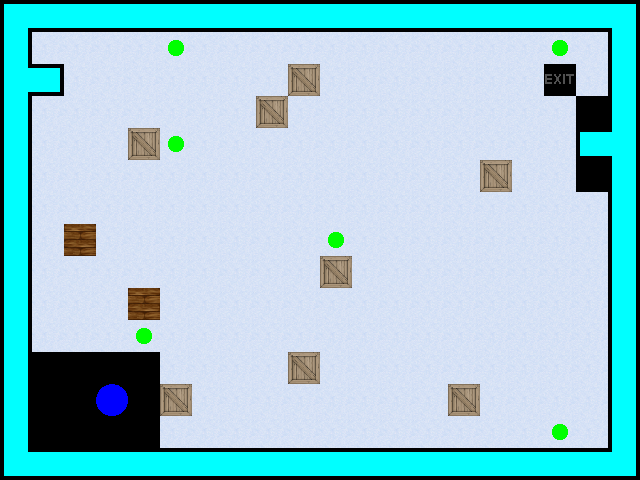

This is a level from a 2D game, rendered from its Tiled map with the project's own tilesets. A one-line summary and the complete map file follow:
An orthogonal 20x15 tile map with 32x32 px tiles, 4 tile layers (Layer 0, Layer 1, Layer 2, Layer 3), 5 tilesets.

<map version="1.0" orientation="orthogonal" renderorder="right-down" width="20" height="15" tilewidth="32" tileheight="32" nextobjectid="1">
 <properties>
  <property name="Description" value="A bit more ice skating..." />
  <property name="Title" value="Level 6" />
 </properties>
 <tileset firstgid="1" name="Walls" tilewidth="32" tileheight="32" tilecount="77">
  <image source="walls.png" width="352" height="224" />
 </tileset>
 <tileset firstgid="78" name="Layer0" tilewidth="32" tileheight="32" tilecount="16">
  <image source="Layer0.png" width="256" height="64" />
 </tileset>
 <tileset firstgid="94" name="Layer1" tilewidth="32" tileheight="32" tilecount="8">
  <image source="Layer1.png" width="256" height="32" />
 </tileset>
 <tileset firstgid="102" name="Layer2" tilewidth="32" tileheight="32" tilecount="8">
  <image source="Layer2.png" width="256" height="32" />
 </tileset>
 <tileset firstgid="110" name="Layer3" tilewidth="32" tileheight="32" tilecount="8">
  <image source="Layer3.png" width="256" height="32" />
 </tileset>
 <layer name="Layer 0" width="20" height="15">
  <data encoding="csv">
5,35,35,35,35,35,35,35,35,35,35,35,35,35,35,35,35,35,35,7,
15,80,80,80,80,80,80,80,80,80,80,80,80,80,80,80,80,80,80,15,
16,36,80,80,80,80,80,80,80,0,80,80,80,80,80,80,80,78,80,15,
15,80,80,80,80,80,80,80,0,80,80,80,80,80,80,80,80,80,81,15,
15,80,80,80,0,80,80,80,80,80,80,80,80,80,80,80,80,80,34,18,
15,80,80,80,80,80,80,80,80,80,80,80,80,80,80,0,80,80,81,15,
15,80,80,80,80,80,80,80,80,80,80,80,80,80,80,80,80,80,80,15,
15,80,80,80,80,80,80,80,80,80,80,80,80,80,80,80,80,80,80,15,
15,80,80,80,80,80,80,80,80,80,0,80,80,80,80,80,80,80,80,15,
15,80,80,80,86,80,80,80,80,80,80,80,80,80,80,80,80,80,80,15,
15,80,80,80,80,80,80,80,80,80,80,80,80,80,80,80,80,80,80,15,
15,81,0,0,0,80,80,80,80,0,80,80,80,80,80,80,80,80,80,15,
15,0,0,0,0,0,80,80,80,80,80,80,80,80,0,80,80,80,80,15,
15,0,0,0,81,80,80,80,80,80,80,80,80,80,80,80,80,80,80,15,
27,35,35,35,35,35,35,35,35,35,35,35,35,35,35,35,35,35,35,29
</data>
 </layer>
 <layer name="Layer 1" width="20" height="15">
  <data encoding="csv">
0,0,0,0,0,0,0,0,0,0,0,0,0,0,0,0,0,0,0,0,
0,0,0,0,0,0,0,0,0,0,0,0,0,0,0,0,0,0,0,0,
0,0,0,0,0,0,0,0,0,96,0,0,0,0,0,0,0,0,0,0,
0,0,0,0,0,0,0,0,96,0,0,0,0,0,0,0,0,0,0,0,
0,0,0,0,96,0,0,0,0,0,0,0,0,0,0,0,0,0,0,0,
0,0,0,0,0,0,0,0,0,0,0,0,0,0,0,96,0,0,0,0,
0,0,0,0,0,0,0,0,0,0,0,0,0,0,0,0,0,0,0,0,
0,0,94,0,0,0,0,0,0,0,0,0,0,0,0,0,0,0,0,0,
0,0,0,0,0,0,0,0,0,0,96,0,0,0,0,0,0,0,0,0,
0,0,0,0,94,0,0,0,0,0,0,0,0,0,0,0,0,0,0,0,
0,0,0,0,0,0,0,0,0,0,0,0,0,0,0,0,0,0,0,0,
0,0,0,0,0,0,0,0,0,96,0,0,0,0,0,0,0,0,0,0,
0,0,0,0,0,96,0,0,0,0,0,0,0,0,96,0,0,0,0,0,
0,0,0,0,0,0,0,0,0,0,0,0,0,0,0,0,0,0,0,0,
0,0,0,0,0,0,0,0,0,0,0,0,0,0,0,0,0,0,0,0
</data>
 </layer>
 <layer name="Layer 2" width="20" height="15">
  <data encoding="csv">
0,0,0,0,0,0,0,0,0,0,0,0,0,0,0,0,0,0,0,0,
0,0,0,0,0,0,0,0,0,0,0,0,0,0,0,0,0,0,0,0,
0,0,0,0,0,0,0,0,0,0,0,0,0,0,0,0,0,0,0,0,
0,0,0,0,0,0,0,0,0,0,0,0,0,0,0,0,0,0,0,0,
0,0,0,0,0,0,0,0,0,0,0,0,0,0,0,0,0,0,0,0,
0,0,0,0,0,0,0,0,0,0,0,0,0,0,0,0,0,0,0,0,
0,0,0,0,0,0,0,0,0,0,0,0,0,0,0,0,0,0,0,0,
0,0,0,0,0,0,0,0,0,0,0,0,0,0,0,0,0,0,0,0,
0,0,0,0,0,0,0,0,0,0,0,0,0,0,0,0,0,0,0,0,
0,0,0,0,0,0,0,0,0,0,0,0,0,0,0,0,0,0,0,0,
0,0,0,0,0,0,0,0,0,0,0,0,0,0,0,0,0,0,0,0,
0,0,0,0,0,0,0,0,0,0,0,0,0,0,0,0,0,0,0,0,
0,0,0,0,0,0,0,0,0,0,0,0,0,0,0,0,0,0,0,0,
0,0,0,0,0,0,0,0,0,0,0,0,0,0,0,0,0,0,0,0,
0,0,0,0,0,0,0,0,0,0,0,0,0,0,0,0,0,0,0,0
</data>
 </layer>
 <layer name="Layer 3" width="20" height="15">
  <data encoding="csv">
0,0,0,0,0,0,0,0,0,0,0,0,0,0,0,0,0,0,0,0,
0,0,0,0,0,111,0,0,0,0,0,0,0,0,0,0,0,111,0,0,
0,0,0,0,0,0,0,0,0,0,0,0,0,0,0,0,0,0,0,0,
0,0,0,0,0,0,0,0,0,0,0,0,0,0,0,0,0,0,0,0,
0,0,0,0,0,111,0,0,0,0,0,0,0,0,0,0,0,0,0,0,
0,0,0,0,0,0,0,0,0,0,0,0,0,0,0,0,0,0,0,0,
0,0,0,0,0,0,0,0,0,0,0,0,0,0,0,0,0,0,0,0,
0,0,0,0,0,0,0,0,0,0,111,0,0,0,0,0,0,0,0,0,
0,0,0,0,0,0,0,0,0,0,0,0,0,0,0,0,0,0,0,0,
0,0,0,0,0,0,0,0,0,0,0,0,0,0,0,0,0,0,0,0,
0,0,0,0,111,0,0,0,0,0,0,0,0,0,0,0,0,0,0,0,
0,0,0,0,0,0,0,0,0,0,0,0,0,0,0,0,0,0,0,0,
0,0,0,110,0,0,0,0,0,0,0,0,0,0,0,0,0,0,0,0,
0,0,0,0,0,0,0,0,0,0,0,0,0,0,0,0,0,111,0,0,
0,0,0,0,0,0,0,0,0,0,0,0,0,0,0,0,0,0,0,0
</data>
 </layer>
</map>
